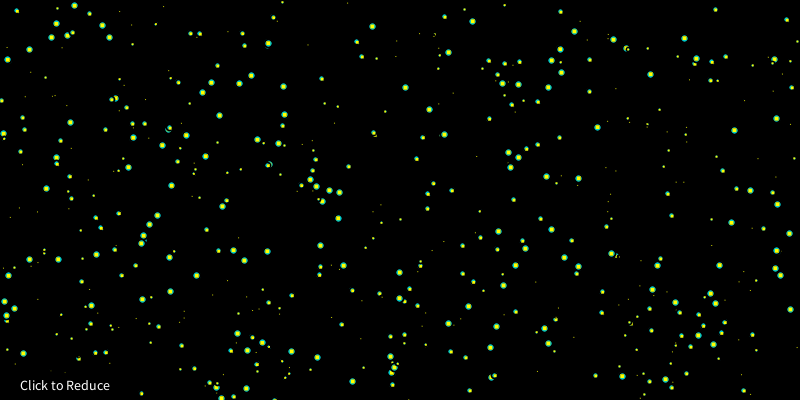
Frame 1 (no input)
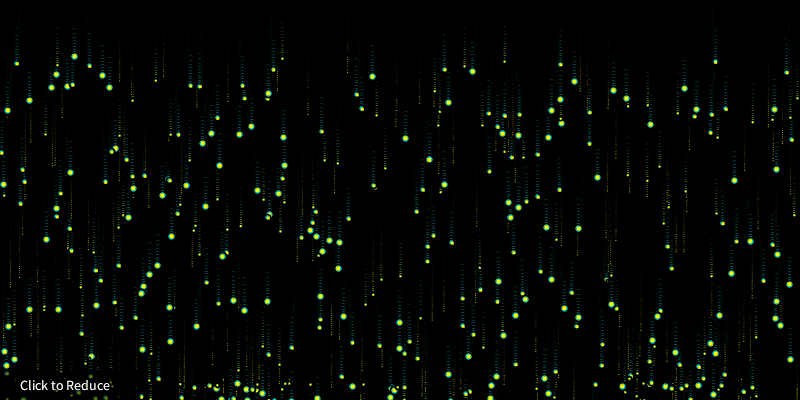
Frame 60 (the mouse pressed at the canvas centre just before this capture)
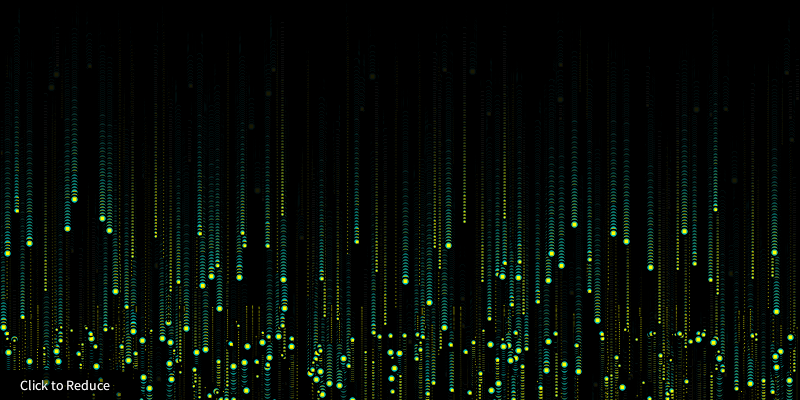
Frame 120 (the mouse held since frame 60 and released just before this capture)

The Processing sketch that drew these frames (run headless with seeded random() and noise(); from frame 60 on, the mouse is pressed at the canvas centre):

// Processing sketch: processing_173360
// ── processing_173360.pde

class Body {

  int SIZE;
  PVector loc = new PVector(0, 0);
  PVector acc = new PVector(0, 0);
  PVector vel = new PVector(0, 0);
  float mass = int(random(1,5));

  Body() {
    loc.x = random(0, width);
    loc.y = random(0, height);
    SIZE = int(mass);
  }

  void boundryCheck() {
    if (loc.x >= width || loc.x <= 0) {
      vel.x = -vel.x;
    }
    if (loc.y >= height || loc.y <= 0) {
      vel.y = -vel.y;
    }
  }

  void update() {
    boundryCheck();
    vel.add(acc);
    loc.add(vel);
    acc.mult(0); // reset acceleration
  }

  void applyForce(PVector force) {
    PVector f = PVector.div(force, mass);
    acc.add(f);
  }

  void render() {
    strokeWeight(1.8);
    fill(0, 255, 255);
    ellipse(loc.x + SIZE/2, loc.y + SIZE/2, SIZE*2, SIZE*2);
    fill(255, 255, 0);
    strokeWeight(0.2);
    rect(loc.x, loc.y, SIZE, SIZE);
    //fill(random(0, 255), random(0, 255), random(0,255));
    //rect(loc.x, loc.y, SIZE, SIZE);
  }
}


Body b;
int AMT = 555;
int OLD_AMT = AMT;
int T = 0;
Body[] bodies = new Body[AMT];

void setup() {
  size(800, 400);
  //smooth();
  background(0);

  b = new Body();
  frameRate(200);
  for (int i=0; i<AMT; i++) {
    bodies[i] = new Body();
  }
  mouseX = width/2;
  mouseY = width/2;
}

void draw() {
  //background(255);

  fill(0, 10);
  rect(0, 0, width, height);

  for (int i=0; i<AMT; i++) {

    PVector Gravity = new PVector(0, 0.024);
    Gravity.mult(bodies[i].mass);
    bodies[i].applyForce(Gravity);

    PVector Mouse = new PVector(
    map(mouseX, 0, width, -0.014, 0.014), 
    map(mouseY, 0, height, -0.014, 0.014));
    bodies[i].applyForce(Mouse);

    bodies[i].update();
    bodies[i].render();
  }

  fill(0, 140);
  rect(0, height-30, 140, height);

  fill(255);
  textSize(14);
  text("Click to Reduce", 20, height-10);
  T += 1;
  // if (T % 2 == 0 && AMT >= 0) AMT -= 10;
}

void mousePressed() {
  // Click to reduce ball-count
  AMT -= int(AMT/4+1);
  if (AMT <= 0) {
    AMT = OLD_AMT;
    setup();
  }
}
